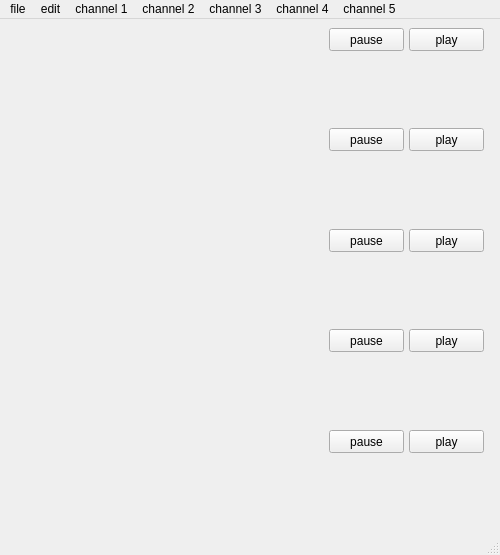
<?xml version="1.0" encoding="UTF-8"?>
<ui version="4.0">
 <class>MainWindow</class>
 <widget class="QMainWindow" name="MainWindow">
  <property name="geometry">
   <rect>
    <x>0</x>
    <y>0</y>
    <width>500</width>
    <height>555</height>
   </rect>
  </property>
  <property name="minimumSize">
   <size>
    <width>0</width>
    <height>0</height>
   </size>
  </property>
  <property name="focusPolicy">
   <enum>Qt::NoFocus</enum>
  </property>
  <property name="windowTitle">
   <string>signal viewer</string>
  </property>
  <property name="windowIcon">
   <iconset>
    <normaloff>pictures/google-wave-icon.png</normaloff>pictures/google-wave-icon.png</iconset>
  </property>
  <property name="layoutDirection">
   <enum>Qt::LeftToRight</enum>
  </property>
  <property name="autoFillBackground">
   <bool>false</bool>
  </property>
  <widget class="QWidget" name="centralwidget">
   <property name="minimumSize">
    <size>
     <width>480</width>
     <height>320</height>
    </size>
   </property>
   <property name="autoFillBackground">
    <bool>false</bool>
   </property>
   <layout class="QGridLayout" name="gridLayout">
    <item row="0" column="0">
     <widget class="MplWid1" name="MplWid1" native="true">
      <widget class="QPushButton" name="play">
       <property name="geometry">
        <rect>
         <x>400</x>
         <y>0</y>
         <width>75</width>
         <height>23</height>
        </rect>
       </property>
       <property name="text">
        <string>play</string>
       </property>
      </widget>
      <widget class="QPushButton" name="stop">
       <property name="geometry">
        <rect>
         <x>320</x>
         <y>0</y>
         <width>75</width>
         <height>23</height>
        </rect>
       </property>
       <property name="text">
        <string>pause</string>
       </property>
      </widget>
     </widget>
    </item>
    <item row="1" column="0">
     <widget class="MplWid2" name="MplWid2" native="true">
      <widget class="QPushButton" name="play2">
       <property name="geometry">
        <rect>
         <x>400</x>
         <y>0</y>
         <width>75</width>
         <height>23</height>
        </rect>
       </property>
       <property name="text">
        <string>play</string>
       </property>
      </widget>
      <widget class="QPushButton" name="stop2">
       <property name="geometry">
        <rect>
         <x>320</x>
         <y>0</y>
         <width>75</width>
         <height>23</height>
        </rect>
       </property>
       <property name="text">
        <string>pause</string>
       </property>
      </widget>
     </widget>
    </item>
    <item row="2" column="0">
     <widget class="MplWid3" name="MplWid3" native="true">
      <widget class="QPushButton" name="play3">
       <property name="geometry">
        <rect>
         <x>400</x>
         <y>0</y>
         <width>75</width>
         <height>23</height>
        </rect>
       </property>
       <property name="text">
        <string>play</string>
       </property>
      </widget>
      <widget class="QPushButton" name="stop3">
       <property name="geometry">
        <rect>
         <x>320</x>
         <y>0</y>
         <width>75</width>
         <height>23</height>
        </rect>
       </property>
       <property name="text">
        <string>pause</string>
       </property>
      </widget>
     </widget>
    </item>
    <item row="3" column="0">
     <widget class="MplWid4" name="MplWid4" native="true">
      <widget class="QPushButton" name="pushButton">
       <property name="geometry">
        <rect>
         <x>400</x>
         <y>0</y>
         <width>75</width>
         <height>23</height>
        </rect>
       </property>
       <property name="text">
        <string>play</string>
       </property>
      </widget>
      <widget class="QPushButton" name="pushButton_5">
       <property name="geometry">
        <rect>
         <x>320</x>
         <y>0</y>
         <width>75</width>
         <height>23</height>
        </rect>
       </property>
       <property name="text">
        <string>pause</string>
       </property>
      </widget>
     </widget>
    </item>
    <item row="4" column="0">
     <widget class="MplWid5" name="MplWid5" native="true">
      <widget class="QPushButton" name="pushButton_4">
       <property name="geometry">
        <rect>
         <x>400</x>
         <y>0</y>
         <width>75</width>
         <height>23</height>
        </rect>
       </property>
       <property name="text">
        <string>play</string>
       </property>
      </widget>
      <widget class="QPushButton" name="pushButton_6">
       <property name="geometry">
        <rect>
         <x>320</x>
         <y>0</y>
         <width>75</width>
         <height>23</height>
        </rect>
       </property>
       <property name="text">
        <string>pause</string>
       </property>
      </widget>
     </widget>
    </item>
   </layout>
  </widget>
  <widget class="QMenuBar" name="menubar">
   <property name="geometry">
    <rect>
     <x>0</x>
     <y>0</y>
     <width>500</width>
     <height>21</height>
    </rect>
   </property>
   <widget class="QMenu" name="menufile">
    <property name="title">
     <string>file</string>
    </property>
    <addaction name="actionexit"/>
   </widget>
   <widget class="QMenu" name="menuedit">
    <property name="title">
     <string>edit</string>
    </property>
   </widget>
   <widget class="QMenu" name="menuchannel_1">
    <property name="title">
     <string>channel 1</string>
    </property>
    <addaction name="actionopen"/>
    <addaction name="actionopen_file_1"/>
    <addaction name="actionclose"/>
   </widget>
   <widget class="QMenu" name="menuchannel_2">
    <property name="title">
     <string>channel 2</string>
    </property>
    <addaction name="actionopen_2"/>
    <addaction name="actionopen_file_2"/>
    <addaction name="actionclose_2"/>
   </widget>
   <widget class="QMenu" name="menuchannel_3">
    <property name="title">
     <string>channel 3</string>
    </property>
    <addaction name="actionopen_3"/>
    <addaction name="actionopen_file_3"/>
    <addaction name="actionclose_3"/>
   </widget>
   <widget class="QMenu" name="menuchannel_4">
    <property name="title">
     <string>channel 4</string>
    </property>
    <addaction name="actionopen_4"/>
    <addaction name="actionopen_file_44"/>
    <addaction name="actionclose_4"/>
   </widget>
   <widget class="QMenu" name="menuchannel_5">
    <property name="title">
     <string>channel 5</string>
    </property>
    <addaction name="actionopen_5"/>
    <addaction name="actionopen_file_5"/>
    <addaction name="actionclose_5"/>
   </widget>
   <addaction name="menufile"/>
   <addaction name="menuedit"/>
   <addaction name="menuchannel_1"/>
   <addaction name="menuchannel_2"/>
   <addaction name="menuchannel_3"/>
   <addaction name="menuchannel_4"/>
   <addaction name="menuchannel_5"/>
  </widget>
  <widget class="QStatusBar" name="statusbar"/>
  <action name="actionexit">
   <property name="icon">
    <iconset>
     <normaloff>pictures/Button-Close-icon.png</normaloff>pictures/Button-Close-icon.png</iconset>
   </property>
   <property name="text">
    <string>exit</string>
   </property>
  </action>
  <action name="actionopen">
   <property name="text">
    <string>open</string>
   </property>
  </action>
  <action name="actionopen_file_csv">
   <property name="text">
    <string>open file_csv</string>
   </property>
  </action>
  <action name="actionload_data">
   <property name="text">
    <string>load data</string>
   </property>
  </action>
  <action name="actionclose">
   <property name="text">
    <string>close</string>
   </property>
  </action>
  <action name="actionopen_2">
   <property name="text">
    <string>open</string>
   </property>
  </action>
  <action name="actionopen_file_xls_2">
   <property name="text">
    <string>open file_xls</string>
   </property>
  </action>
  <action name="actionclose_2">
   <property name="text">
    <string>close</string>
   </property>
  </action>
  <action name="actionload_data_2">
   <property name="text">
    <string>load data</string>
   </property>
  </action>
  <action name="actionopen_3">
   <property name="text">
    <string>open</string>
   </property>
  </action>
  <action name="actionopen_file_txt">
   <property name="text">
    <string>open file_txt</string>
   </property>
  </action>
  <action name="actionload_data_3">
   <property name="text">
    <string>load data</string>
   </property>
  </action>
  <action name="actionclose_3">
   <property name="text">
    <string>close</string>
   </property>
  </action>
  <action name="actionopen_4">
   <property name="text">
    <string>open</string>
   </property>
  </action>
  <action name="actionopen_file">
   <property name="text">
    <string>open file</string>
   </property>
  </action>
  <action name="actionload_data_4">
   <property name="text">
    <string>load data</string>
   </property>
  </action>
  <action name="actionclose_4">
   <property name="text">
    <string>close</string>
   </property>
  </action>
  <action name="actionopen_5">
   <property name="text">
    <string>open</string>
   </property>
  </action>
  <action name="actionopen_file_4">
   <property name="text">
    <string>open file</string>
   </property>
  </action>
  <action name="actionload_data_5">
   <property name="text">
    <string>load data</string>
   </property>
  </action>
  <action name="actionclose_5">
   <property name="text">
    <string>close</string>
   </property>
  </action>
  <action name="actionplay">
   <property name="text">
    <string>play</string>
   </property>
  </action>
  <action name="actionopen_file_txt_2">
   <property name="text">
    <string>open file_txt</string>
   </property>
  </action>
  <action name="actionopen_file_xls">
   <property name="text">
    <string>open file_xls</string>
   </property>
  </action>
  <action name="actionopen_file_txt_3">
   <property name="text">
    <string>open file_txt</string>
   </property>
  </action>
  <action name="actionopen_file_csv_2">
   <property name="text">
    <string>open file_csv</string>
   </property>
  </action>
  <action name="actionopen_file_csv_3">
   <property name="text">
    <string>open file_csv</string>
   </property>
  </action>
  <action name="actionopen_file_xls_3">
   <property name="text">
    <string>open file_xls</string>
   </property>
  </action>
  <action name="actionopen_file_1">
   <property name="text">
    <string>open file</string>
   </property>
  </action>
  <action name="actionopen_file_2">
   <property name="text">
    <string>open file</string>
   </property>
  </action>
  <action name="actionopen_file_3">
   <property name="text">
    <string>open file</string>
   </property>
  </action>
  <action name="actionopen_file_44">
   <property name="text">
    <string>open file</string>
   </property>
  </action>
  <action name="actionopen_file_5">
   <property name="text">
    <string>open file</string>
   </property>
  </action>
 </widget>
 <customwidgets>
  <customwidget>
   <class>MplWid3</class>
   <extends>QWidget</extends>
   <header>mplwid3.h</header>
   <container>1</container>
   <slots>
    <slot>openn()</slot>
   </slots>
  </customwidget>
  <customwidget>
   <class>MplWid1</class>
   <extends>QWidget</extends>
   <header>mplwid1.h</header>
   <container>1</container>
  </customwidget>
  <customwidget>
   <class>MplWid2</class>
   <extends>QWidget</extends>
   <header>mplwid2.h</header>
   <container>1</container>
  </customwidget>
  <customwidget>
   <class>MplWid4</class>
   <extends>QWidget</extends>
   <header>mplwid4.h</header>
   <container>1</container>
  </customwidget>
  <customwidget>
   <class>MplWid5</class>
   <extends>QWidget</extends>
   <header>mplwid5.h</header>
   <container>1</container>
  </customwidget>
 </customwidgets>
 <resources/>
 <connections>
  <connection>
   <sender>actionclose</sender>
   <signal>triggered()</signal>
   <receiver>MplWid1</receiver>
   <slot>hide()</slot>
   <hints>
    <hint type="sourcelabel">
     <x>-1</x>
     <y>-1</y>
    </hint>
    <hint type="destinationlabel">
     <x>249</x>
     <y>110</y>
    </hint>
   </hints>
  </connection>
  <connection>
   <sender>actionopen</sender>
   <signal>triggered()</signal>
   <receiver>MplWid1</receiver>
   <slot>show()</slot>
   <hints>
    <hint type="sourcelabel">
     <x>-1</x>
     <y>-1</y>
    </hint>
    <hint type="destinationlabel">
     <x>249</x>
     <y>110</y>
    </hint>
   </hints>
  </connection>
  <connection>
   <sender>actionopen_2</sender>
   <signal>triggered()</signal>
   <receiver>MplWid2</receiver>
   <slot>show()</slot>
   <hints>
    <hint type="sourcelabel">
     <x>-1</x>
     <y>-1</y>
    </hint>
    <hint type="destinationlabel">
     <x>249</x>
     <y>277</y>
    </hint>
   </hints>
  </connection>
  <connection>
   <sender>actionclose_2</sender>
   <signal>triggered()</signal>
   <receiver>MplWid2</receiver>
   <slot>hide()</slot>
   <hints>
    <hint type="sourcelabel">
     <x>-1</x>
     <y>-1</y>
    </hint>
    <hint type="destinationlabel">
     <x>249</x>
     <y>277</y>
    </hint>
   </hints>
  </connection>
  <connection>
   <sender>actionexit</sender>
   <signal>triggered()</signal>
   <receiver>MainWindow</receiver>
   <slot>close()</slot>
   <hints>
    <hint type="sourcelabel">
     <x>-1</x>
     <y>-1</y>
    </hint>
    <hint type="destinationlabel">
     <x>249</x>
     <y>277</y>
    </hint>
   </hints>
  </connection>
  <connection>
   <sender>actionopen_3</sender>
   <signal>triggered()</signal>
   <receiver>MplWid3</receiver>
   <slot>show()</slot>
   <hints>
    <hint type="sourcelabel">
     <x>-1</x>
     <y>-1</y>
    </hint>
    <hint type="destinationlabel">
     <x>249</x>
     <y>445</y>
    </hint>
   </hints>
  </connection>
  <connection>
   <sender>actionclose_3</sender>
   <signal>triggered()</signal>
   <receiver>MplWid3</receiver>
   <slot>close()</slot>
   <hints>
    <hint type="sourcelabel">
     <x>-1</x>
     <y>-1</y>
    </hint>
    <hint type="destinationlabel">
     <x>249</x>
     <y>445</y>
    </hint>
   </hints>
  </connection>
  <connection>
   <sender>actionopen_4</sender>
   <signal>triggered()</signal>
   <receiver>MplWid4</receiver>
   <slot>show()</slot>
   <hints>
    <hint type="sourcelabel">
     <x>-1</x>
     <y>-1</y>
    </hint>
    <hint type="destinationlabel">
     <x>249</x>
     <y>378</y>
    </hint>
   </hints>
  </connection>
  <connection>
   <sender>actionopen_5</sender>
   <signal>triggered()</signal>
   <receiver>MplWid5</receiver>
   <slot>show()</slot>
   <hints>
    <hint type="sourcelabel">
     <x>-1</x>
     <y>-1</y>
    </hint>
    <hint type="destinationlabel">
     <x>249</x>
     <y>478</y>
    </hint>
   </hints>
  </connection>
  <connection>
   <sender>actionclose_4</sender>
   <signal>triggered()</signal>
   <receiver>MplWid4</receiver>
   <slot>close()</slot>
   <hints>
    <hint type="sourcelabel">
     <x>-1</x>
     <y>-1</y>
    </hint>
    <hint type="destinationlabel">
     <x>249</x>
     <y>378</y>
    </hint>
   </hints>
  </connection>
  <connection>
   <sender>actionclose_5</sender>
   <signal>triggered()</signal>
   <receiver>MplWid5</receiver>
   <slot>close()</slot>
   <hints>
    <hint type="sourcelabel">
     <x>-1</x>
     <y>-1</y>
    </hint>
    <hint type="destinationlabel">
     <x>249</x>
     <y>478</y>
    </hint>
   </hints>
  </connection>
  <connection>
   <sender>play</sender>
   <signal>clicked()</signal>
   <receiver>MainWindow</receiver>
   <slot>play1()</slot>
   <hints>
    <hint type="sourcelabel">
     <x>446</x>
     <y>41</y>
    </hint>
    <hint type="destinationlabel">
     <x>249</x>
     <y>277</y>
    </hint>
   </hints>
  </connection>
  <connection>
   <sender>stop</sender>
   <signal>clicked()</signal>
   <receiver>MainWindow</receiver>
   <slot>stop()</slot>
   <hints>
    <hint type="sourcelabel">
     <x>366</x>
     <y>41</y>
    </hint>
    <hint type="destinationlabel">
     <x>249</x>
     <y>277</y>
    </hint>
   </hints>
  </connection>
  <connection>
   <sender>play3</sender>
   <signal>clicked()</signal>
   <receiver>MainWindow</receiver>
   <slot>play3()</slot>
   <hints>
    <hint type="sourcelabel">
     <x>446</x>
     <y>242</y>
    </hint>
    <hint type="destinationlabel">
     <x>249</x>
     <y>277</y>
    </hint>
   </hints>
  </connection>
  <connection>
   <sender>stop3</sender>
   <signal>clicked()</signal>
   <receiver>MainWindow</receiver>
   <slot>stop3()</slot>
   <hints>
    <hint type="sourcelabel">
     <x>366</x>
     <y>242</y>
    </hint>
    <hint type="destinationlabel">
     <x>249</x>
     <y>277</y>
    </hint>
   </hints>
  </connection>
  <connection>
   <sender>play2</sender>
   <signal>clicked()</signal>
   <receiver>MainWindow</receiver>
   <slot>play2()</slot>
   <hints>
    <hint type="sourcelabel">
     <x>446</x>
     <y>141</y>
    </hint>
    <hint type="destinationlabel">
     <x>249</x>
     <y>277</y>
    </hint>
   </hints>
  </connection>
  <connection>
   <sender>stop2</sender>
   <signal>clicked()</signal>
   <receiver>MainWindow</receiver>
   <slot>stop2()</slot>
   <hints>
    <hint type="sourcelabel">
     <x>366</x>
     <y>141</y>
    </hint>
    <hint type="destinationlabel">
     <x>249</x>
     <y>277</y>
    </hint>
   </hints>
  </connection>
  <connection>
   <sender>actionopen_file_1</sender>
   <signal>triggered()</signal>
   <receiver>MainWindow</receiver>
   <slot>openFile()</slot>
   <hints>
    <hint type="sourcelabel">
     <x>-1</x>
     <y>-1</y>
    </hint>
    <hint type="destinationlabel">
     <x>249</x>
     <y>277</y>
    </hint>
   </hints>
  </connection>
  <connection>
   <sender>actionopen_file_2</sender>
   <signal>triggered()</signal>
   <receiver>MainWindow</receiver>
   <slot>open2()</slot>
   <hints>
    <hint type="sourcelabel">
     <x>-1</x>
     <y>-1</y>
    </hint>
    <hint type="destinationlabel">
     <x>249</x>
     <y>277</y>
    </hint>
   </hints>
  </connection>
  <connection>
   <sender>actionopen_file_3</sender>
   <signal>triggered()</signal>
   <receiver>MainWindow</receiver>
   <slot>openn()</slot>
   <hints>
    <hint type="sourcelabel">
     <x>-1</x>
     <y>-1</y>
    </hint>
    <hint type="destinationlabel">
     <x>249</x>
     <y>277</y>
    </hint>
   </hints>
  </connection>
  <connection>
   <sender>actionopen_file_44</sender>
   <signal>triggered()</signal>
   <receiver>MainWindow</receiver>
   <slot>open4()</slot>
   <hints>
    <hint type="sourcelabel">
     <x>-1</x>
     <y>-1</y>
    </hint>
    <hint type="destinationlabel">
     <x>249</x>
     <y>277</y>
    </hint>
   </hints>
  </connection>
  <connection>
   <sender>actionopen_file_5</sender>
   <signal>triggered()</signal>
   <receiver>MainWindow</receiver>
   <slot>open5()</slot>
   <hints>
    <hint type="sourcelabel">
     <x>-1</x>
     <y>-1</y>
    </hint>
    <hint type="destinationlabel">
     <x>249</x>
     <y>277</y>
    </hint>
   </hints>
  </connection>
  <connection>
   <sender>pushButton</sender>
   <signal>clicked()</signal>
   <receiver>MainWindow</receiver>
   <slot>play4()</slot>
   <hints>
    <hint type="sourcelabel">
     <x>446</x>
     <y>342</y>
    </hint>
    <hint type="destinationlabel">
     <x>249</x>
     <y>277</y>
    </hint>
   </hints>
  </connection>
  <connection>
   <sender>pushButton_5</sender>
   <signal>clicked()</signal>
   <receiver>MainWindow</receiver>
   <slot>stop4()</slot>
   <hints>
    <hint type="sourcelabel">
     <x>366</x>
     <y>342</y>
    </hint>
    <hint type="destinationlabel">
     <x>249</x>
     <y>277</y>
    </hint>
   </hints>
  </connection>
  <connection>
   <sender>pushButton_4</sender>
   <signal>clicked()</signal>
   <receiver>MainWindow</receiver>
   <slot>play5()</slot>
   <hints>
    <hint type="sourcelabel">
     <x>446</x>
     <y>443</y>
    </hint>
    <hint type="destinationlabel">
     <x>249</x>
     <y>277</y>
    </hint>
   </hints>
  </connection>
  <connection>
   <sender>pushButton_6</sender>
   <signal>clicked()</signal>
   <receiver>MainWindow</receiver>
   <slot>stop5()</slot>
   <hints>
    <hint type="sourcelabel">
     <x>366</x>
     <y>443</y>
    </hint>
    <hint type="destinationlabel">
     <x>249</x>
     <y>277</y>
    </hint>
   </hints>
  </connection>
 </connections>
 <slots>
  <slot>openFile()</slot>
  <slot>plott()</slot>
  <slot>open2()</slot>
  <slot>plot2()</slot>
  <slot>plot3()</slot>
  <slot>openn()</slot>
  <slot>play1()</slot>
  <slot>update_plot_data1()</slot>
  <slot>stop()</slot>
  <slot>play2()</slot>
  <slot>stop2()</slot>
  <slot>play3()</slot>
  <slot>stop3()</slot>
  <slot>play4()</slot>
  <slot>play5()</slot>
  <slot>stop4()</slot>
  <slot>stop5()</slot>
  <slot>open4()</slot>
  <slot>open5()</slot>
 </slots>
</ui>
